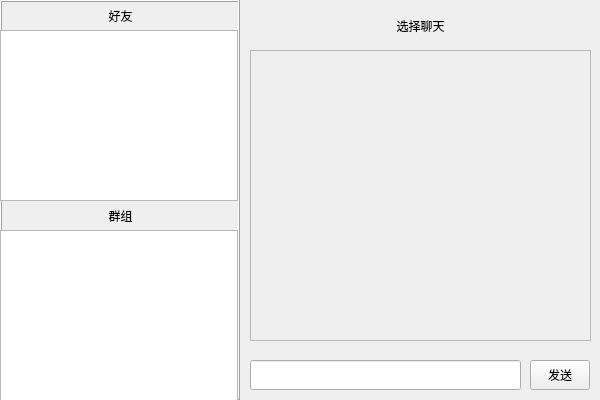
<?xml version="1.0" encoding="UTF-8"?>
<ui version="4.0">
 <class>Form</class>
 <widget class="QWidget" name="Form">
  <property name="geometry">
   <rect>
    <x>0</x>
    <y>0</y>
    <width>600</width>
    <height>400</height>
   </rect>
  </property>
  <property name="sizePolicy">
   <sizepolicy hsizetype="Fixed" vsizetype="Fixed">
    <horstretch>0</horstretch>
    <verstretch>0</verstretch>
   </sizepolicy>
  </property>
  <property name="minimumSize">
   <size>
    <width>600</width>
    <height>400</height>
   </size>
  </property>
  <property name="maximumSize">
   <size>
    <width>600</width>
    <height>400</height>
   </size>
  </property>
  <property name="windowTitle">
   <string>Form</string>
  </property>
  <widget class="QFrame" name="frame">
   <property name="geometry">
    <rect>
     <x>0</x>
     <y>0</y>
     <width>240</width>
     <height>400</height>
    </rect>
   </property>
   <property name="frameShape">
    <enum>QFrame::Box</enum>
   </property>
   <property name="frameShadow">
    <enum>QFrame::Raised</enum>
   </property>
   <widget class="QListView" name="groups">
    <property name="geometry">
     <rect>
      <x>0</x>
      <y>230</y>
      <width>238</width>
      <height>171</height>
     </rect>
    </property>
   </widget>
   <widget class="QLabel" name="friend_lable">
    <property name="geometry">
     <rect>
      <x>0</x>
      <y>0</y>
      <width>241</width>
      <height>31</height>
     </rect>
    </property>
    <property name="text">
     <string>好友</string>
    </property>
    <property name="alignment">
     <set>Qt::AlignCenter</set>
    </property>
   </widget>
   <widget class="QListView" name="friends">
    <property name="geometry">
     <rect>
      <x>0</x>
      <y>30</y>
      <width>238</width>
      <height>171</height>
     </rect>
    </property>
   </widget>
   <widget class="QLabel" name="group_lable">
    <property name="geometry">
     <rect>
      <x>0</x>
      <y>200</y>
      <width>241</width>
      <height>31</height>
     </rect>
    </property>
    <property name="text">
     <string>群组</string>
    </property>
    <property name="alignment">
     <set>Qt::AlignCenter</set>
    </property>
   </widget>
  </widget>
  <widget class="QScrollArea" name="scrollArea">
   <property name="geometry">
    <rect>
     <x>250</x>
     <y>50</y>
     <width>341</width>
     <height>291</height>
    </rect>
   </property>
   <property name="widgetResizable">
    <bool>true</bool>
   </property>
   <widget class="QWidget" name="chatdetail">
    <property name="geometry">
     <rect>
      <x>0</x>
      <y>0</y>
      <width>339</width>
      <height>289</height>
     </rect>
    </property>
   </widget>
  </widget>
  <widget class="QLineEdit" name="lineEdit">
   <property name="geometry">
    <rect>
     <x>250</x>
     <y>360</y>
     <width>271</width>
     <height>30</height>
    </rect>
   </property>
  </widget>
  <widget class="QPushButton" name="pushButton">
   <property name="geometry">
    <rect>
     <x>530</x>
     <y>360</y>
     <width>60</width>
     <height>30</height>
    </rect>
   </property>
   <property name="text">
    <string>发送</string>
   </property>
  </widget>
  <widget class="QLabel" name="chatname">
   <property name="geometry">
    <rect>
     <x>250</x>
     <y>10</y>
     <width>341</width>
     <height>31</height>
    </rect>
   </property>
   <property name="sizePolicy">
    <sizepolicy hsizetype="Fixed" vsizetype="Fixed">
     <horstretch>0</horstretch>
     <verstretch>0</verstretch>
    </sizepolicy>
   </property>
   <property name="text">
    <string>选择聊天</string>
   </property>
   <property name="alignment">
    <set>Qt::AlignCenter</set>
   </property>
  </widget>
 </widget>
 <resources/>
 <connections/>
</ui>
